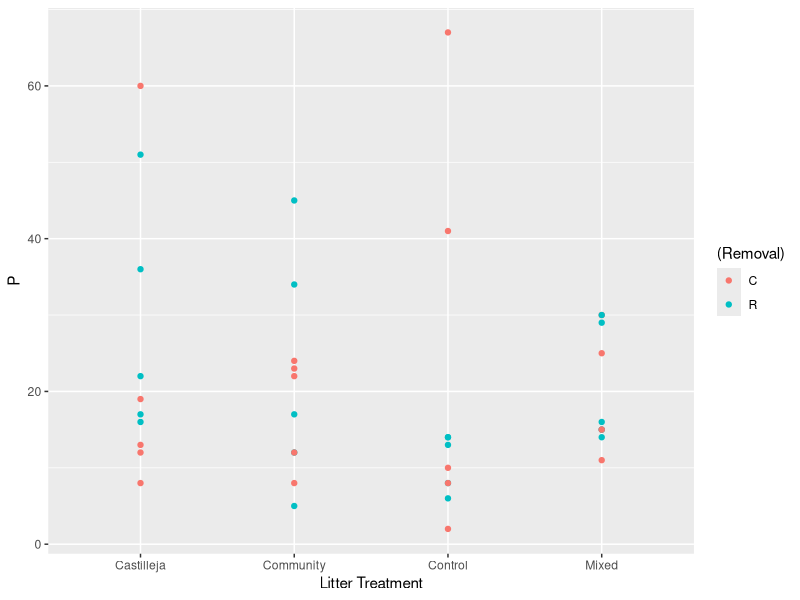
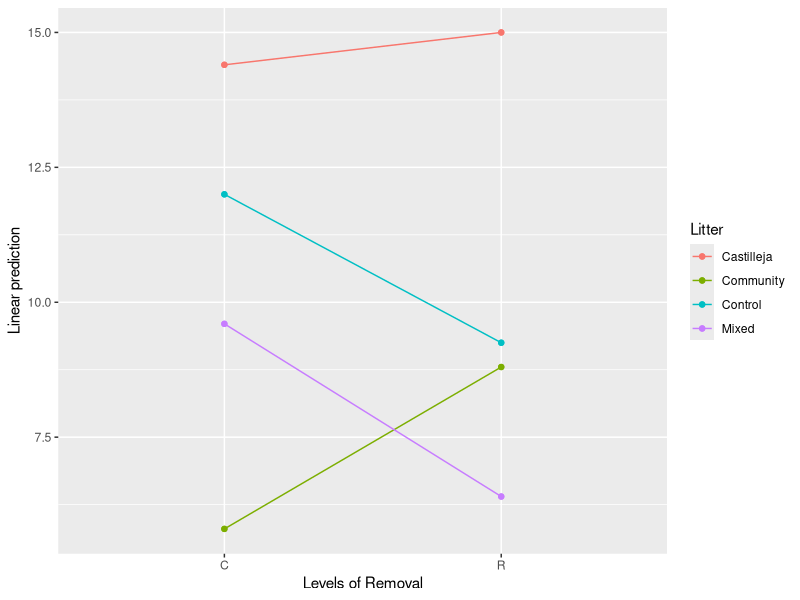

Source code (R) for these figures, in order: (Note: this script raises an error after producing the figures.)
#Belowground Analysis
setwd("/Users/jargrett/Desktop/Castilleja/Data Analysis/RMBL/2023 Argrett")

library(tidyverse)#for data wrangling and restructuring
library(plyr)#for data wrangling and restructuring
library(ggplot2)#for plotting
library(ggpubr)#extended functions for plotting
library(car)#for regression analysis
library(emmeans)#post-hoc analysis
library(lme4)#for modeling linear mixed effect models

soil <- read.csv("Soil Nutrients - Overwinter 2023.csv")
str(soil)
soil$Pair <- as.factor(soil$Pair)
soil$Plot <- as.factor(soil$Plot)
soil$Litter <- as.factor(soil$Litter)
soil$Removal <- as.factor(soil$Removal)
soil$Block <- as.factor(soil$Block)

nitrate <- ggplot(soil, aes(x = Litter, y = P)) +
  geom_point(aes(color = (Removal))) +
  labs(x = "Litter Treatment", y = "P")
  
nitrate

nitrate.lmm <- lmer(Ammonium ~ Litter*Removal + (1|Block) + (1|Pair), data = soil)
summary(nitrate.lmm)
Anova(nitrate.lmm)
emmip(nitrate.lmm, Litter ~ Removal)
emmeans(nitrate.lmm, pairwise ~  Removal|Litter)

k.lmm <- lmer(k ~ Litter*Removal + (1|Block) + (1|Pair), data = soil)
summary(k.lmm)
Anova(k.lmm)
emmip(k.lmm, Litter ~ Removal)
emmeans(k.lmm, pairwise ~  Litter)

ggplot(data = soil, aes(x = Litter, y = K, fill = Removal)) +
  geom_bar(stat ="identity", position=position_dodge(1)) +
  labs(x = "Litter Treatment", y = "Potassium") +
  scale_fill_manual(values=c('black','lightgray')) +
  theme_classic()


Mn.lmm <- lmer(Mn ~ Removal + (1|Block) + (1|Pair), data = soil)
summary(Mn.lmm)
Anova(Mn.lmm)
emmip(Mn.lmm, Removal ~ Litter)
emmeans(Mn.lmm, pairwise ~ Removal)
